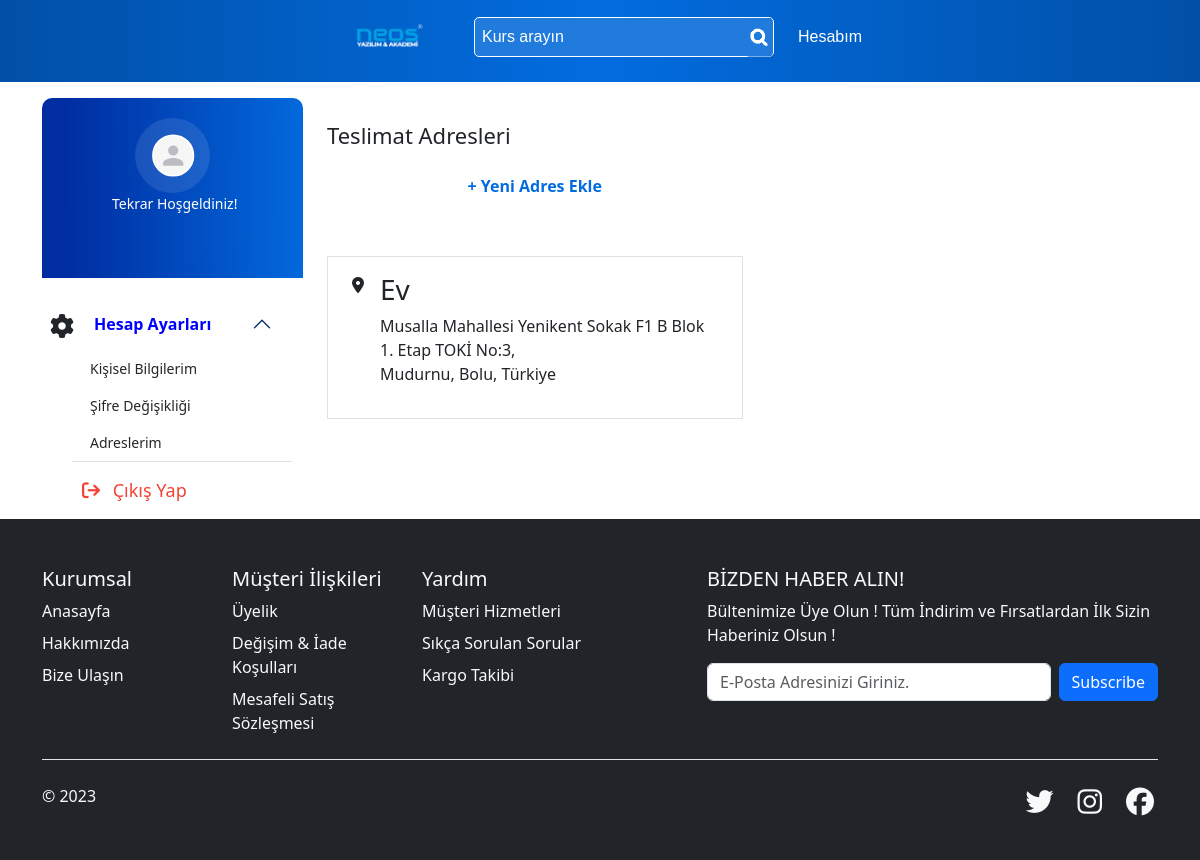
Screenshot of /kullanici/hesabim-adres/ (signed in) with the database file from the repository.
### kurs/models.py (models this page shows, shortened)
class Adres(models.Model):
    user = models.OneToOneField(User, on_delete=models.CASCADE, null=True, blank=True)
    ulke = models.CharField(max_length=100)
    sehir = models.CharField(max_length=100)
    ilce = models.CharField(max_length=100)
    acik_adres = models.CharField(max_length=100)
    adres_baslik = models.CharField(max_length=100)

### user/views.py (the view, shortened to what this page needs)
# urls.py: path('hesabim-adres/', adres, name='hesabim-adres'),
def adres(request):
    user = request.user
    adress = Adres.objects.filter(user = user)
    context = {
        'adress': adress,
    }
    return render(request, 'hesabim-adres.html', context)

### kurs/context_processors.py (called while the page is built)
def kategori_context(request):
    kategori = Kategori.objects.all()
    return{'kategori': kategori}

### templates/hesabim-adres.html (shortened to what this page needs)
{% extends "index.html" %}
{% load static %}
{% block content %}
{% include "includes/_navbar.html" %}
  <div class="sidenav-content mt-3 container">
    <div class="side-nav-header">
      <div class="row">
        {% include "includes/_hesabim-left-side.html" %}
        <div class="col-lg-9 col-sm-12 right-side hessap">
          <form method="POST">
            <div id="adreslerimm" class="adreslerim pt-4">
              <div class="s d-flex gap-3">
                <div class="col-lg-6 col-md-12">
                  <h4 class="adresBasi w-100">Teslimat Adresleri</h4>
                  <button type="button" class="btn btn-bg w-100" data-bs-toggle="modal" data-bs-target="#teslimatModal">
                    <span class="aciklamas">+ Yeni Adres Ekle</span>
                  </button>
                </div>
              </div>
            </div>
            </form>
            {% for i in adress %}
            {% if request.user.adres %}
              <div class="d-flex">
                <div class="col-lg-6 col-md-12 border border-1 mt-5 p-3">
                  <div class="d-flex justify-content-start">
                    <div class="mx-2">
                      <i class="fa-solid fa-location-dot"></i>
                    </div>
                    <div class="mx-2">
                      <h3>{{i.adres_baslik}}</h3>
                      <div>
                        <p>{{i.acik_adres}},  </br> {{i.ilce}}, {{i.sehir}}, {{i.ulke}}</p>
                      </div>
                    </div>
                  </div>
                </div>
              </div>
              {% endif %}
              {% endfor %}
            </div>
        </div>
      </div>
    </div>
{% endblock content %}

### static/css/stylev1.css (style rules this page uses)
.btn-bg { border: 1px solid var(--outline-lightblue) !important; padding: 10px !important; }
.adresBasi { font-size: 22px; font-weight: 500; margin-bottom: 15px !important; }
.aciklamas { font-size: 16px; font-weight: 600; color: #026cdf; }

### rows the page displays
Adres: adres_baslik "Ev", acik_adres "Musalla Mahallesi Yenikent Sokak F1 B Blok 1. Etap TOKİ No:3", ilce "Mudurnu", sehir "Bolu", ulke "Türkiye"
